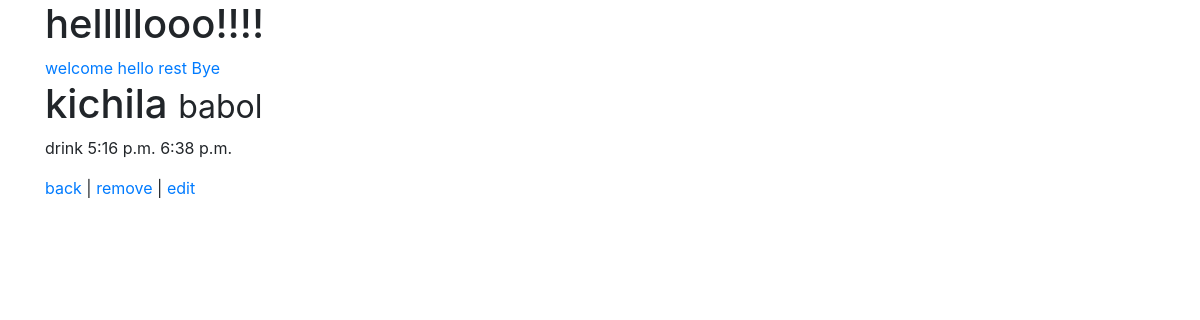
Page /detail/kichila/ on the committed database.
### hi/models.py (models this page shows, shortened)
class FaveRest(models.Model):
	name = models.CharField(max_length=120)
	locat = models.CharField(max_length=120 , null=True)
	email  = models.EmailField(max_length=254,null=True ,blank = True , validators= [email_valid])
	addTime = models.TimeField( auto_now_add=True )
	upTime = models.TimeField( auto_now=True )
	slug = models.SlugField(null=True,blank=True)
	category_CHOICES = (
		('soup',(( 'onso' , 'oniensoup'),('joso','soupjo'))),
		('pizza', (('makhp','makhsus'),('peppi','peperoni'))),
		('sand', 'sandwich'),
		('drink', 'drink')
	)
	category = models.CharField(
	max_length=5,
	choices=category_CHOICES,
	default='drink',
	)

### hi/views.py (the view)
# urls.py: ,url(r'^detail/(?P<slug>\w+)/$',DetailList.as_view())
class DetailList(DetailView):
	template_name="rest_detail.html"
	queryset=FaveRest.objects.all()
	def get_context_data(self, **kwargs):
		context = super(DetailList,self).get_context_data( **kwargs)
		return context

### hi/templates/rest_detail.html (shortened to what this page needs)
{% extends "base.html" %}
{% block content %}
    <h1>
        {{object.name}}
        <small>{{object.locat}}</small>
    </h1>
    <p>
        {{object.category}}  {{object.addTime}}  {{object.upTime}}
    </p>
    <p>
        <a href="/rest" >back</a>   |  <a href="/remove/{{object.slug}}" >remove</a> | <a href="/edit/{{object.slug}}" >edit</a>
    </p>
{% endblock %}

### rows in the picture
FaveRest: name "kichila", locat "babol", category "drink", addTime "5:16 p.m.", upTime "6:38 p.m."
